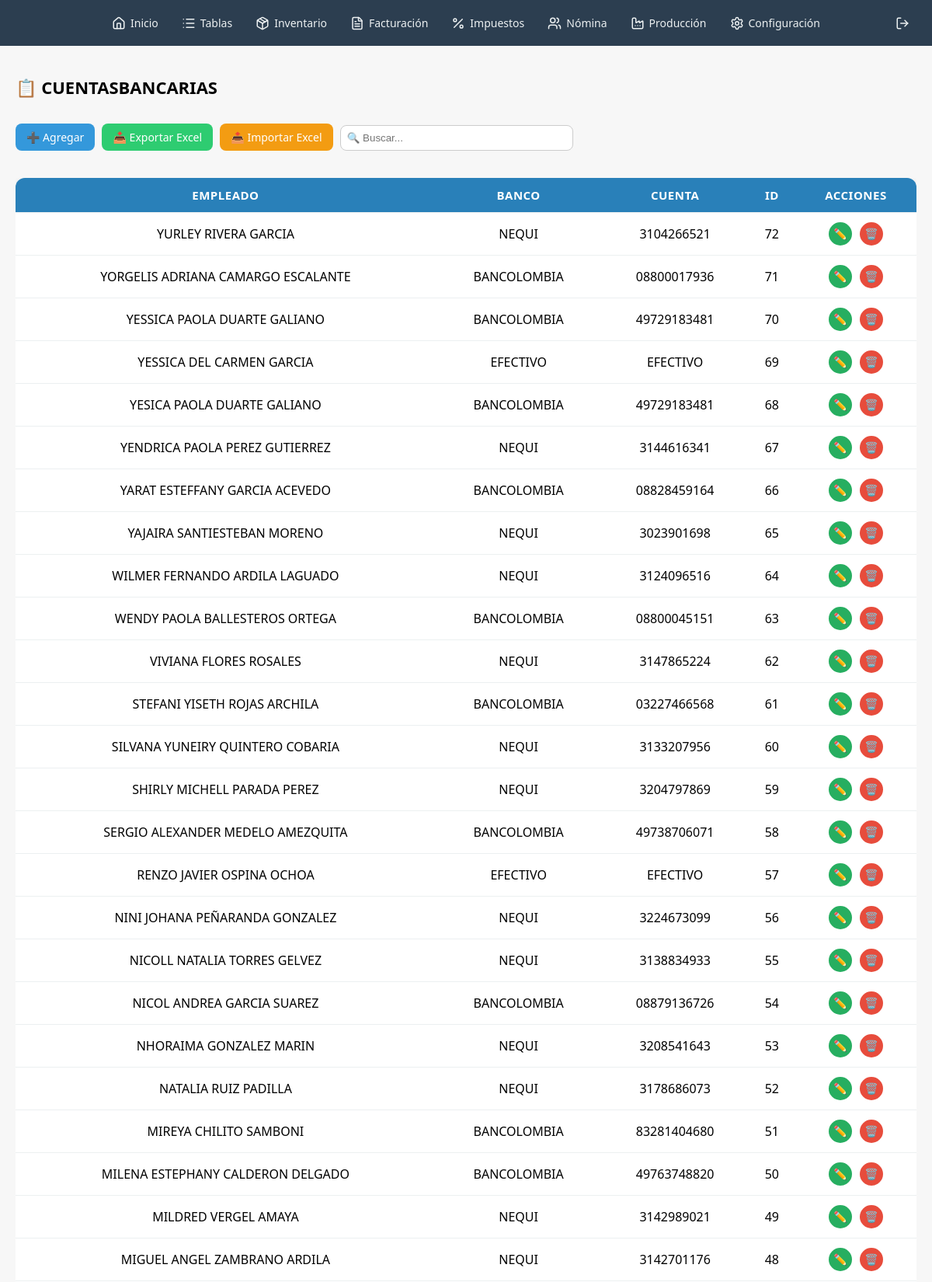
Page /nomina/cuentasbancarias/index.php (signed in, upper part) on the committed database.
### tables this page shows
CREATE TABLE cuentasbancarias (`empleado` TEXT, `banco` TEXT, `cuenta` TEXT, `id` INTEGER PRIMARY KEY AUTOINCREMENT);

### nomina/cuentasbancarias/index.php (the view, shortened to what this page needs)
<?php
require_once("../../componentes/plantilla.php");
require_once("../../conexion/conexion.php");
$columnas = $conexion->query("PRAGMA table_info(cuentasbancarias)")->fetchAll(PDO::FETCH_ASSOC);
$datos = $conexion->query("SELECT * FROM cuentasbancarias ORDER BY id DESC")->fetchAll(PDO::FETCH_ASSOC);
$json = "encabezados_cuentasbancarias.json";
$etiquetas = file_exists($json) ? json_decode(file_get_contents($json), true) : [];
?>
<h2 style="font-family:'Segoe UI'; font-size:22px;">📋 <?= strtoupper("cuentasbancarias") ?></h2>
<a href="agregar_cuentasbancarias.php" class="btn-accion">➕ Agregar</a>
<a href="exportar_cuentasbancarias.php" class="btn-accion btn-exportar">📥 Exportar Excel</a>
<a href="importar_cuentasbancarias.php" class="btn-accion btn-importar">📤 Importar Excel</a>
<input type="text" id="buscador" placeholder="🔍 Buscar..." style="margin-top:15px;padding:8px;width:300px;border:1px solid #ccc;border-radius:8px;">
<div class="contenedor-tabla" style="margin-top:20px; overflow-x:auto;">
    <table class="tabla-moderna">
        <thead>
            <tr>
                <?php foreach ($columnas as $col): ?>
                    <th><?= htmlspecialchars($etiquetas[$col['name']] ?? strtoupper(str_replace('_', ' ', $col['name']))) ?></th>
                <?php endforeach; ?>
                <th>Acciones</th>
            </tr>
        </thead>
        <tbody>
            <?php foreach ($datos as $fila): ?>
            <tr>
                <?php foreach ($columnas as $col): ?>
                    <td><?= htmlspecialchars($fila[$col['name']]) ?></td>
                <?php endforeach; ?>
                <td>
                    <a href="editar_cuentasbancarias.php?id=<?= $fila['id'] ?>" class="btn-icon editar" title="Editar">✏️</a>
                    <a href="eliminar_cuentasbancarias.php?id=<?= $fila['id'] ?>" onclick="return confirm('¿Eliminar este registro?')" class="btn-icon eliminar" title="Eliminar">🗑️</a>
                </td>
            </tr>
            <?php endforeach; ?>
        </tbody>
    </table>
</div>

### componentes/plantilla.php (style rules this page uses)
* { box-sizing: border-box; }
body { font-family: 'Segoe UI', sans-serif; margin: 0; padding: 0; background-color: #f7f7f7; }

### nomina/cuentasbancarias/index.php (style rules this page uses)
.btn-accion { display: inline-block; background: #3498db; color: #fff; padding: 8px 14px; margin: 5px 5px 15px 0; border-radius: 8px; text-decoration: none; font-size: 14px; transition: background 0.3s ease; }
.btn-exportar { background: #2ecc71; }
.btn-importar { background: #f39c12; }
.tabla-moderna { width: 100%; border-collapse: collapse; background: #fff; border-radius: 12px; overflow: hidden; box-shadow: 0 4px 12px rgba(0,0,0,0.1); }
.tabla-moderna thead { background: #2980b9; color: #fff; font-size: 15px; text-transform: uppercase; letter-spacing: 0.5px; }
.tabla-moderna th, .tabla-moderna td { text-align: center; padding: 12px 10px; border-bottom: 1px solid #ecf0f1; }
.btn-icon { display: inline-flex; justify-content: center; align-items: center; width: 30px; height: 30px; border-radius: 50%; color: #fff; text-decoration: none; font-size: 14px; margin: 0 3px; transition: background 0.2s ease, transform 0.2s ease; }
.btn-icon.editar { background: #27ae60; }
.btn-icon.eliminar { background: #e74c3c; }

### rows in the picture
cuentasbancarias: name "YURLEY RIVERA GARCIA", name "NEQUI", name "3104266521", name "72"
cuentasbancarias: name "YORGELIS ADRIANA CAMARGO ESCALANTE", name "BANCOLOMBIA", name "08800017936", name "71"
cuentasbancarias: name "YESSICA PAOLA DUARTE GALIANO", name "BANCOLOMBIA", name "49729183481", name "70"
cuentasbancarias: name "YESSICA DEL CARMEN GARCIA", name "EFECTIVO", name "69"
cuentasbancarias: name "YESICA PAOLA DUARTE GALIANO", name "BANCOLOMBIA", name "49729183481", name "68"
cuentasbancarias: name "YENDRICA PAOLA PEREZ GUTIERREZ", name "NEQUI", name "3144616341", name "67"
cuentasbancarias: name "YARAT ESTEFFANY GARCIA ACEVEDO", name "BANCOLOMBIA", name "08828459164", name "66"
cuentasbancarias: name "YAJAIRA SANTIESTEBAN MORENO", name "NEQUI", name "3023901698", name "65"
cuentasbancarias: name "WILMER FERNANDO ARDILA LAGUADO", name "NEQUI", name "3124096516", name "64"
cuentasbancarias: name "WENDY PAOLA BALLESTEROS ORTEGA", name "BANCOLOMBIA", name "08800045151", name "63"
cuentasbancarias: name "VIVIANA FLORES ROSALES", name "NEQUI", name "3147865224", name "62"
cuentasbancarias: name "STEFANI YISETH ROJAS ARCHILA", name "BANCOLOMBIA", name "03227466568", name "61"
cuentasbancarias: name "SILVANA YUNEIRY QUINTERO COBARIA", name "NEQUI", name "3133207956", name "60"
cuentasbancarias: name "SHIRLY MICHELL PARADA PEREZ", name "NEQUI", name "3204797869", name "59"
cuentasbancarias: name "SERGIO ALEXANDER MEDELO AMEZQUITA", name "BANCOLOMBIA", name "49738706071", name "58"
cuentasbancarias: name "RENZO JAVIER OSPINA OCHOA", name "EFECTIVO", name "57"
cuentasbancarias: name "NINI JOHANA PEÑARANDA GONZALEZ", name "NEQUI", name "3224673099", name "56"
cuentasbancarias: name "NICOLL NATALIA TORRES GELVEZ", name "NEQUI", name "3138834933", name "55"
cuentasbancarias: name "NICOL ANDREA GARCIA SUAREZ", name "BANCOLOMBIA", name "08879136726", name "54"
cuentasbancarias: name "NHORAIMA GONZALEZ MARIN", name "NEQUI", name "3208541643", name "53"
cuentasbancarias: name "NATALIA RUIZ PADILLA", name "NEQUI", name "3178686073", name "52"
cuentasbancarias: name "MIREYA CHILITO SAMBONI", name "BANCOLOMBIA", name "83281404680", name "51"
cuentasbancarias: name "MILENA ESTEPHANY CALDERON DELGADO", name "BANCOLOMBIA", name "49763748820", name "50"
cuentasbancarias: name "MILDRED VERGEL AMAYA", name "NEQUI", name "3142989021", name "49"
cuentasbancarias: name "MIGUEL ANGEL ZAMBRANO ARDILA", name "NEQUI", name "3142701176", name "48"

### other values in the picture
$etiquetas[$col['name']] "EMPLEADO"
$etiquetas[$col['name']] "BANCO"
$etiquetas[$col['name']] "CUENTA"
$etiquetas[$col['name']] "ID"
